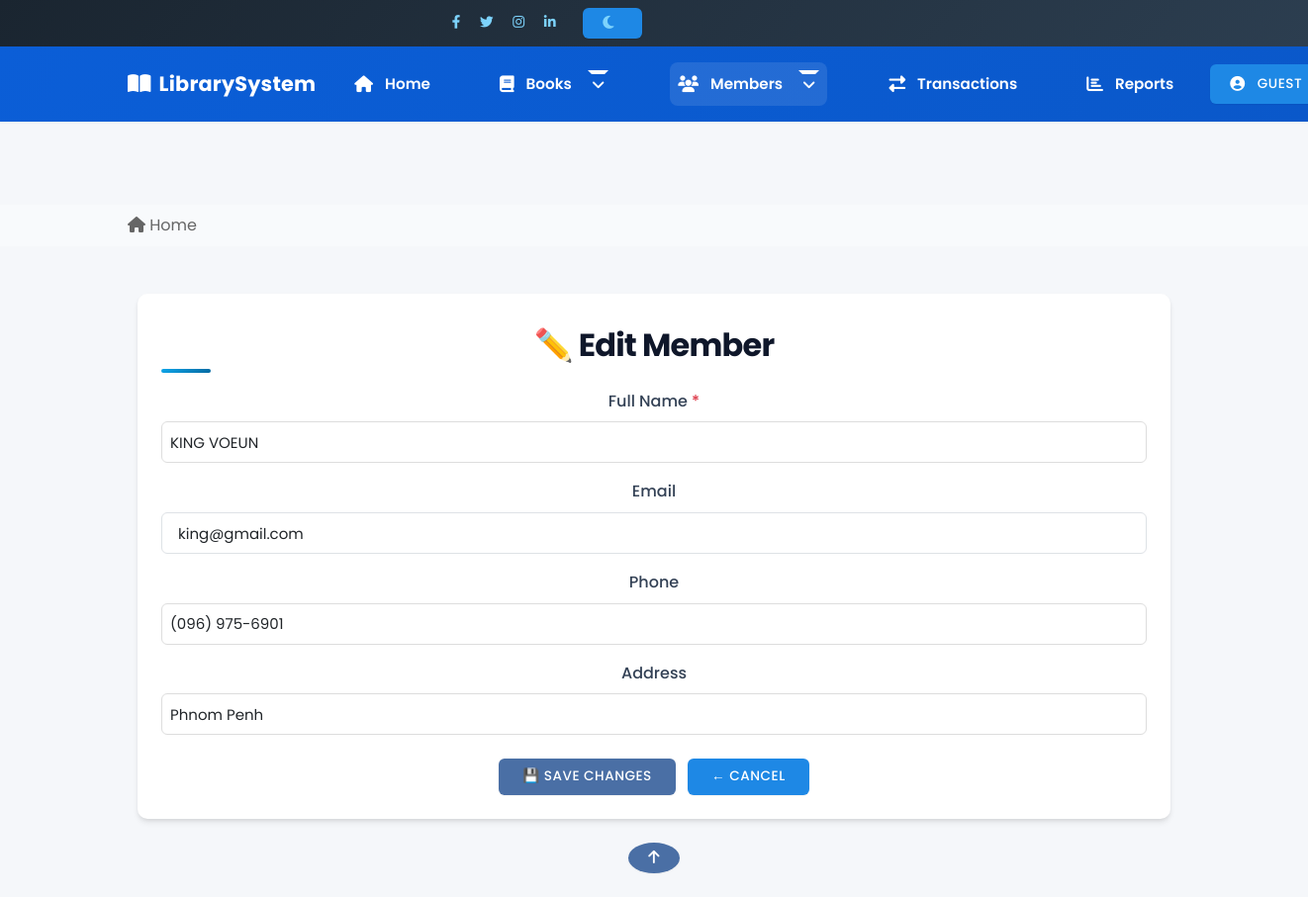
Page /members/edit/1 on the committed database.
### tables this page shows
CREATE TABLE members (
                id INTEGER PRIMARY KEY AUTOINCREMENT,
                full_name TEXT NOT NULL,
                email TEXT,
                phone TEXT,
                address TEXT,
                created_at TEXT
            , first_name TEXT, last_name TEXT, date_of_birth TEXT, gender TEXT, city TEXT, state TEXT, postal_code TEXT, member_type TEXT, membership_date TEXT, institution TEXT, emergency_contact_name TEXT, emergency_contact_phone TEXT, notes TEXT, terms_agreed INTEGER);

### routes/member_routes.py (the view)
@member_bp.route('/edit/<int:id>', methods=['GET'])
def show_edit_member_form(id):
    member = None
    members = MemberModel.get_all()
    for m in members:
        if m['id'] == id:
            member = m
            break
    if not member:
        flash("Member not found.", "danger")
        return redirect(url_for('member_bp.view_members'))
    return render_template('edit_member.html', member=member)

### models/member_model.py (called while the page is built)
    @staticmethod
    def connect():
        conn = sqlite3.connect('library.db')
        conn.row_factory = sqlite3.Row  # Allows dict-like access
        return conn

    @staticmethod
    def get_all():
        conn = MemberModel.connect()
        cur = conn.cursor()
        cur.execute('SELECT * FROM members')
        data = cur.fetchall()
        conn.close()
        return data

### templates/edit_member.html (shortened to what this page needs)
{% extends 'base.html' %}
{% block content %}
<div class="container mt-5">
    <div class="card shadow p-4">
        <h2 class="mb-4 text-center">✏️ Edit Member</h2>
        <form method="POST" action="{{ url_for('member_bp.edit_member', id=member['id']) }}">
            <div class="mb-3">
                <label for="full_name" class="form-label">Full Name <span class="text-danger">*</span></label>
                <input type="text" class="form-control" id="full_name" name="full_name" required
                    value="{{ member['full_name'] }}">
            </div>
            <div class="mb-3">
                <label for="email" class="form-label">Email</label>
                <input type="email" class="form-control" id="email" name="email" value="{{ member['email'] }}">
            </div>
            <div class="mb-3">
                <label for="phone" class="form-label">Phone</label>
                <input type="text" class="form-control" id="phone" name="phone" value="{{ member['phone'] }}">
            </div>
            <div class="mb-3">
                <label for="address" class="form-label">Address</label>
                <input type="text" class="form-control" id="address" name="address" value="{{ member['address'] }}">
            </div>
            <div class="text-center mt-4">
                <button type="submit" class="btn btn-primary px-4">💾 Save Changes</button>
                <a href="{{ url_for('member_bp.view_members') }}" class="btn btn-secondary px-4 ms-2">← Cancel</a>
            </div>
        </form>
    </div>
</div>
{% endblock %}

### static/css/style.css (style rules this page uses)
body { font-family: 'Segoe UI', Arial, sans-serif; background-color: #f5f7fa; margin: 0; padding: 0; color: #333; }
.btn { display: inline-block; padding: 12px 25px; background-color: #1e88e5; color: white; text-decoration: none; border-radius: 6px; font-weight: bold; transition: 0.3s; }
:root { --accent: #2b6df6; --muted: #666 }
* { box-sizing: border-box }
body { font-family: Inter, Arial, sans-serif; line-height: 1.4; margin: 0; background: #f6f8fb; color: #111 }
.container { max-width: 980px; margin: 28px auto; padding: 0 16px }
h2 { margin-top: 8px }
form label { display: block; margin-bottom: 8px }
input[type=text], input[type=number] { width: 100%; padding: 8px; border: 1px solid #ddd; border-radius: 6px }
button { background: var(--accent); color: white; padding: 8px 12px; border: none; border-radius: 8px; cursor: pointer }
h2 { color: #333; }
body { background-color: #f8f9fa; font-family: "Poppins", sans-serif; }
h2 { font-weight: 600; }
.btn { border-radius: 8px; }
.container { max-width: 1000px; }

### templates/base.html (style rules this page uses)
:root { --primary-color: #4a6fa5; --secondary-color: #6c757d; --success-color: #28a745; --danger-color: #dc3545; --warning-color: #ffc107; --info-color: #17a2b8; --light-color: #f8f9fa; --dark-color: #343a40; --body-bg: #f5f7fa; --card-shadow: 0 4px 6px rgba(0, 0, 0, 0.1); --transition: all 0.3s ease; }
body { font-family: 'Poppins', sans-serif; background-color: var(--body-bg); color: #333; line-height: 1.6; }

### rows in the picture
members: full_name "KING VOEUN", email "king@gmail.com", phone "(096) 975-6901", address "Phnom Penh"
